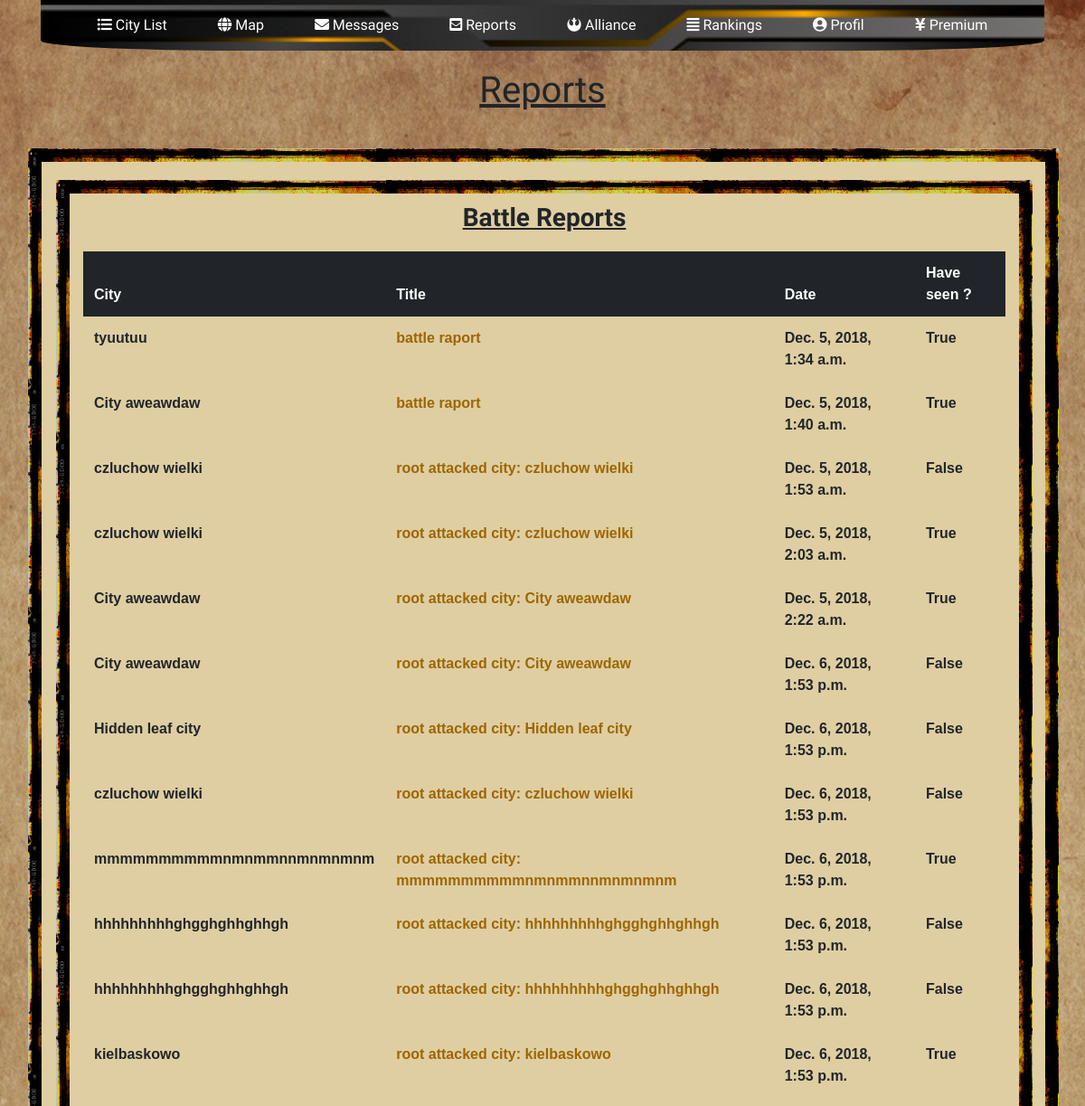
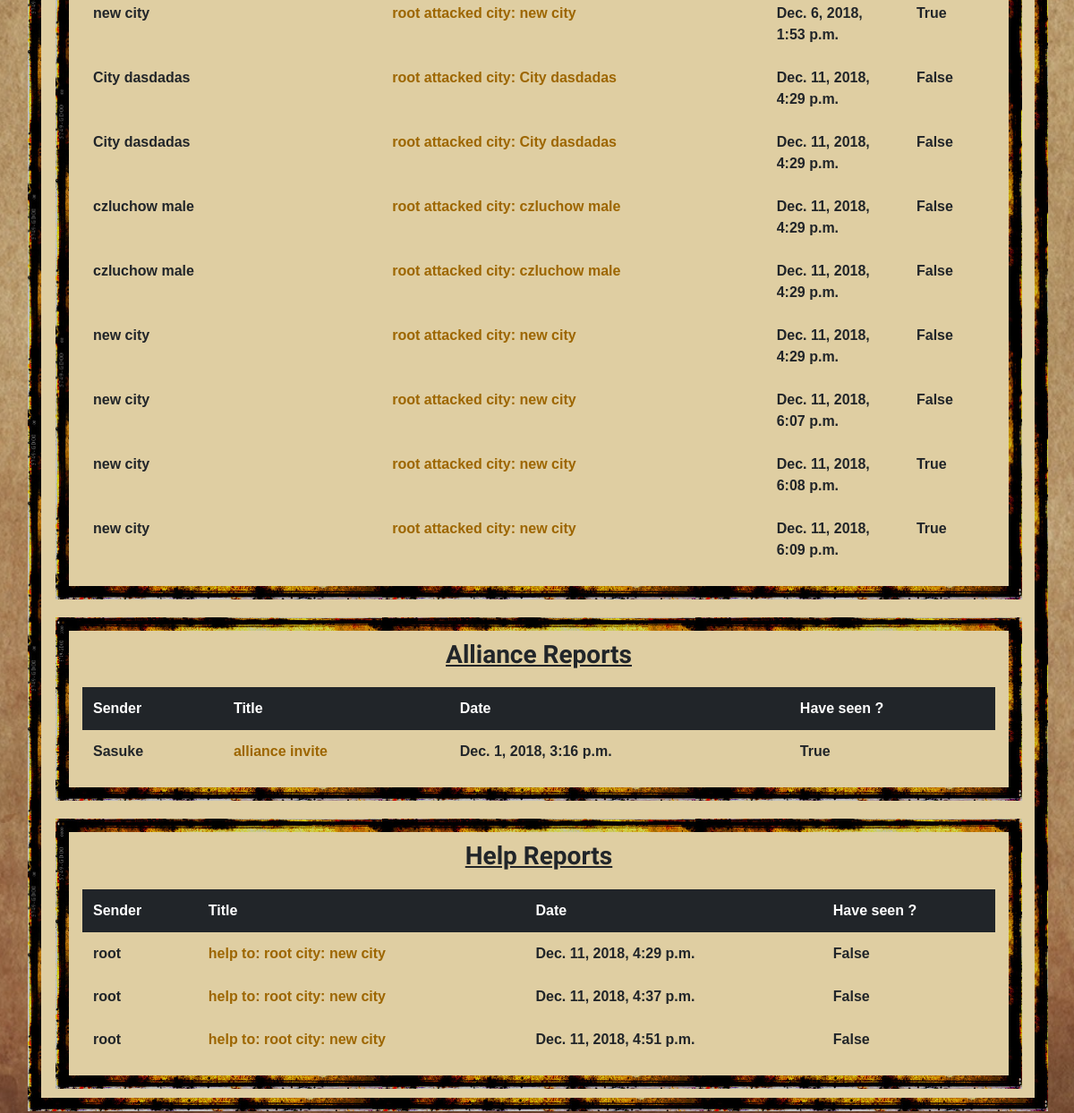
The app's page /raporty/ (signed in) with its own data (2 pictures, top to bottom).
### raports/models.py (models this page shows, shortened)
class BattleRaport(models.Model):
    name = models.CharField(max_length=100, default="battle raport")
    have_seen = models.BooleanField(default=False)
    attacker = models.ForeignKey(User, related_name='attacker', on_delete=models.CASCADE)
    defender = models.ForeignKey(User, related_name='defender', on_delete=models.CASCADE)
    created_date = models.DateTimeField(default=timezone.now)
    cityA = models.ForeignKey(cityMap.models.CityOwned, related_name='attackvillage', on_delete=models.CASCADE)
    cityD = models.ForeignKey(cityMap.models.CityOwned, related_name='defensevillage', on_delete=models.CASCADE)
    stolen_food = models.IntegerField(default=0)
    stolen_energy = models.IntegerField(default=0)
    stolen_minerals = models.IntegerField(default=0)
    stolen_special_resource = models.IntegerField(default=0)
    infantryA = models.IntegerField(default=0)
    hinfantryA = models.IntegerField(default=0)
    planesA = models.IntegerField(default=0)
    ltanksA = models.IntegerField(default=0)
    htanksA = models.IntegerField(default=0)
    motorizedA = models.IntegerField(default=0)
    infantryD = models.IntegerField(default=0)
    hinfantryD = models.IntegerField(default=0)
    planesD = models.IntegerField(default=0)
    ltanksD = models.IntegerField(default=0)
    htanksD = models.IntegerField(default=0)
    motorizedD = models.IntegerField(default=0)
    infantryAS = models.IntegerField(default=0)
    hinfantryAS = models.IntegerField(default=0)
    planesAS = models.IntegerField(default=0)
    ltanksAS = models.IntegerField(default=0)
    htanksAS = models.IntegerField(default=0)
    motorizedAS = models.IntegerField(default=0)
    infantryDS = models.IntegerField(default=0)
    hinfantryDS = models.IntegerField(default=0)
    planesDS = models.IntegerField(default=0)
    ltanksDS = models.IntegerField(default=0)
    htanksDS = models.IntegerField(default=0)
    motorizedDS = models.IntegerField(default=0)

class AllianceInvite(models.Model):
    sender = models.ForeignKey(User, related_name='senderair', on_delete=models.CASCADE)
    receiver = models.ForeignKey(User, related_name='receiverair', on_delete=models.CASCADE)
    alliance = models.ForeignKey(alliance.models.Alliance, related_name='receiver', on_delete=models.CASCADE)
    name = models.CharField(max_length=100, default="alliance invite")
    created_date = models.DateTimeField(default=timezone.now)
    have_seen = models.BooleanField(default=False)

class HelpRaport(models.Model):
    sender = models.ForeignKey(User, related_name='senderhr', on_delete=models.CASCADE)
    receiver = models.ForeignKey(User, related_name='receiverhr', on_delete=models.CASCADE)
    name = models.CharField(max_length=100, default="help report")
    created_date = models.DateTimeField(default=timezone.now)
    city = models.ForeignKey(cityMap.models.CityOwned, related_name='cityhr', on_delete=models.CASCADE)
    have_seen = models.BooleanField(default=False)

### cityMap/models.py (models this page shows, shortened)
class CityOwned(models.Model):
    city_owner = models.ForeignKey('auth.User', on_delete=models.CASCADE)
    city_name = models.CharField(max_length=100, default="City")
    is_capital = models.BooleanField(default=False)
    pos_x = models.IntegerField(default=1)
    pos_y = models.IntegerField(default=1)
    server = models.ForeignKey(Server, on_delete=models.CASCADE, blank=True, null=True)
    town_hall = models.IntegerField(default=1)
    barracks = models.IntegerField(default=1)
    roads = models.IntegerField(default=1)
    mines = models.IntegerField(default=1)
    power_plant = models.IntegerField(default=1)
    farms = models.IntegerField(default=1)
    housing = models.IntegerField(default=1)
    infantry = models.IntegerField(default=0)
    hinfantry = models.IntegerField(default=0)
    planes = models.IntegerField(default=0)
    ltanks = models.IntegerField(default=0)
    htanks = models.IntegerField(default=0)
    motorized = models.IntegerField(default=0)
    food = models.IntegerField(default=0)
    electricity = models.IntegerField(default=0)
    ore = models.IntegerField(default=0)
    population = models.IntegerField(default=100)
    points = models.IntegerField(default=100)
    research_th1 = models.IntegerField(default=0)
    research_th2 = models.IntegerField(default=0)
    research_m = models.IntegerField(default=0)
    research_f = models.IntegerField(default=0)
    research_pp = models.IntegerField(default=0)
    research_r = models.IntegerField(default=0)
    research_h = models.IntegerField(default=0)
    research_b = models.IntegerField(default=0)
    def __str__(self):
        return self.city_name

### raports/views.py (the view)
# urls.py: path('', views.raport_page, name='raport_page'),
@login_required(login_url=main_page)
def raport_page(request):
    battleraports = BattleRaport.objects.filter(Q(defender=request.user) | Q(attacker=request.user)).order_by('created_date')
    alliancereports = AllianceInvite.objects.filter(receiver=request.user).order_by('created_date')
    helpraports = HelpRaport.objects.filter(receiver=request.user).order_by('created_date')
    specialresourceraports = SpecialResourceRaport.objects.filter(receiver=request.user).order_by('created_date')
    tradeeraports = TradeRaport.objects.filter(receiver=request.user).order_by('created_date')
    return render(request, 'indexRaports.html',
                  {'battleraports': battleraports, 'alliancereports': alliancereports, 'helpraports': helpraports,
                   'specialresourceraports': specialresourceraports, 'tradeeraports': tradeeraports})

### raports/templates/indexRaports.html
{% extends 'raports.html' %}
{% block showRaports %}
<div class="row col-lg-12 raportPanel">
    <h3 class="h3 custom-center font-weight-bold"><u>Battle Reports</u></h3>
    <table class="table table-hover table-borderless">
        <thead class="thead-dark">
            <tr>
                <th>City</th>
                <th>Title</th>
                <th>Date</th>
                <th>Have seen ?</th>
            </tr>
        </thead>
        {% for battleraport in battleraports %}
        <tr>
            <td>{{ battleraport.cityD }}</td>
            <td><a href='{{ battleraport.id }}/0'>{{ battleraport.name }}</a></td>
            <td>{{ battleraport.created_date }}</td>
            <td>{{ battleraport.have_seen }}</td>
        </tr>
        {% endfor %}
    </table>
</div>
<div class="row col-lg-12 raportPanel">
    <h3 class="h3 custom-center font-weight-bold"><u>Alliance Reports</u></h3>
    <table class="table table-hover table-borderless">
        <thead class="thead-dark">
            <tr>
                <th>Sender</th>
                <th>Title</th>
                <th>Date</th>
                <th>Have seen ?</th>
            </tr>
        </thead>
        {% for alliancereport in alliancereports %}
        <tr>
            <td>{{ alliancereport.sender }}</td>
            <td><a href='{{ alliancereport.id }}/1'>{{ alliancereport.name }}</a></td>
            <td>{{ alliancereport.created_date }}</td>
            <td>{{ alliancereport.have_seen }}</td>
        </tr>
        {% endfor %}
    </table>
</div>
<div class="row col-lg-12 raportPanel">
    <h3 class="h3 custom-center font-weight-bold"><u>Help Reports</u></h3>
    <table class="table table-hover table-borderless">
        <thead class="thead-dark">
            <tr>
                <th>Sender</th>
                <th>Title</th>
                <th>Date</th>
                <th>Have seen ?</th>
            </tr>
        </thead>
        {% for helpraport in helpraports %}
        <tr>
            <td>{{ helpraport.sender }}</td>
            <td><a href='{{ helpraport.id }}/2'>{{ helpraport.name }}</a></td>
            <td>{{ helpraport.created_date }}</td>
            <td>{{ helpraport.have_seen }}</td>
        </tr>
        {% endfor %}
    </table>
</div>
{% endblock %}

### raports/static/raports/raportsCss.css (style rules this page uses)
body { background: url('../cityMap/assets/yellowBackground2.png') no-repeat center center fixed; background-size: cover; }
.custom-center { margin: auto; }
a, a:hover { color: #9d6600; }
.raportPanel h3 { font-family: 'Lobster'; margin-top: 10px; margin-bottom: 20px; }
.raportPanel { background-color: rgb(223, 206, 162); border: 15px solid transparent; border-image: url('../cityMap/assets/border8.png') 30 round; margin-left: 1px; height: 100%; margin-bottom: 10px; margin-top: 20px; }
th, td { border-top: none; font-weight: bold; text-align: left; }
table { font-family: arial, sans-serif; }

### records on screen
BattleRaport: cityD "tyuutuu", name "battle raport", created_date "Dec. 5, 2018, 1:34 a.m.", have_seen "True"
BattleRaport: cityD "City aweawdaw", name "battle raport", created_date "Dec. 5, 2018, 1:40 a.m.", have_seen "True"
BattleRaport: cityD "czluchow wielki", name "root attacked city: czluchow wielki", created_date "Dec. 5, 2018, 1:53 a.m.", have_seen "False"
BattleRaport: cityD "czluchow wielki", name "root attacked city: czluchow wielki", created_date "Dec. 5, 2018, 2:03 a.m.", have_seen "True"
BattleRaport: cityD "City aweawdaw", name "root attacked city: City aweawdaw", created_date "Dec. 5, 2018, 2:22 a.m.", have_seen "True"
BattleRaport: cityD "City aweawdaw", name "root attacked city: City aweawdaw", created_date "Dec. 6, 2018, 1:53 p.m.", have_seen "False"
BattleRaport: cityD "Hidden leaf city", name "root attacked city: Hidden leaf city", created_date "Dec. 6, 2018, 1:53 p.m.", have_seen "False"
BattleRaport: cityD "czluchow wielki", name "root attacked city: czluchow wielki", created_date "Dec. 6, 2018, 1:53 p.m.", have_seen "False"
BattleRaport: cityD "mmmmmmmmmmnmnmmnnmnmnmnm", name "root attacked city: mmmmmmmmmmnmnmmnnmnmnmnm", created_date "Dec. 6, 2018, 1:53 p.m.", have_seen "True"
BattleRaport: cityD "hhhhhhhhhghgghghhghhgh", name "root attacked city: hhhhhhhhhghgghghhghhgh", created_date "Dec. 6, 2018, 1:53 p.m.", have_seen "False"
BattleRaport: cityD "hhhhhhhhhghgghghhghhgh", name "root attacked city: hhhhhhhhhghgghghhghhgh", created_date "Dec. 6, 2018, 1:53 p.m.", have_seen "False"
BattleRaport: cityD "kielbaskowo", name "root attacked city: kielbaskowo", created_date "Dec. 6, 2018, 1:53 p.m.", have_seen "True"
BattleRaport: cityD "new city", name "root attacked city: new city", created_date "Dec. 6, 2018, 1:53 p.m.", have_seen "True"
BattleRaport: cityD "City dasdadas", name "root attacked city: City dasdadas", created_date "Dec. 11, 2018, 4:29 p.m.", have_seen "False"
BattleRaport: cityD "City dasdadas", name "root attacked city: City dasdadas", created_date "Dec. 11, 2018, 4:29 p.m.", have_seen "False"
BattleRaport: cityD "czluchow male", name "root attacked city: czluchow male", created_date "Dec. 11, 2018, 4:29 p.m.", have_seen "False"
BattleRaport: cityD "czluchow male", name "root attacked city: czluchow male", created_date "Dec. 11, 2018, 4:29 p.m.", have_seen "False"
BattleRaport: cityD "new city", name "root attacked city: new city", created_date "Dec. 11, 2018, 4:29 p.m.", have_seen "False"
BattleRaport: cityD "new city", name "root attacked city: new city", created_date "Dec. 11, 2018, 6:07 p.m.", have_seen "False"
BattleRaport: cityD "new city", name "root attacked city: new city", created_date "Dec. 11, 2018, 6:08 p.m.", have_seen "True"
BattleRaport: cityD "new city", name "root attacked city: new city", created_date "Dec. 11, 2018, 6:09 p.m.", have_seen "True"
AllianceInvite: sender "Sasuke", name "alliance invite", created_date "Dec. 1, 2018, 3:16 p.m.", have_seen "True"
HelpRaport: sender "root", name "help to: root city: new city", created_date "Dec. 11, 2018, 4:29 p.m.", have_seen "False"
HelpRaport: sender "root", name "help to: root city: new city", created_date "Dec. 11, 2018, 4:37 p.m.", have_seen "False"
HelpRaport: sender "root", name "help to: root city: new city", created_date "Dec. 11, 2018, 4:51 p.m.", have_seen "False"
